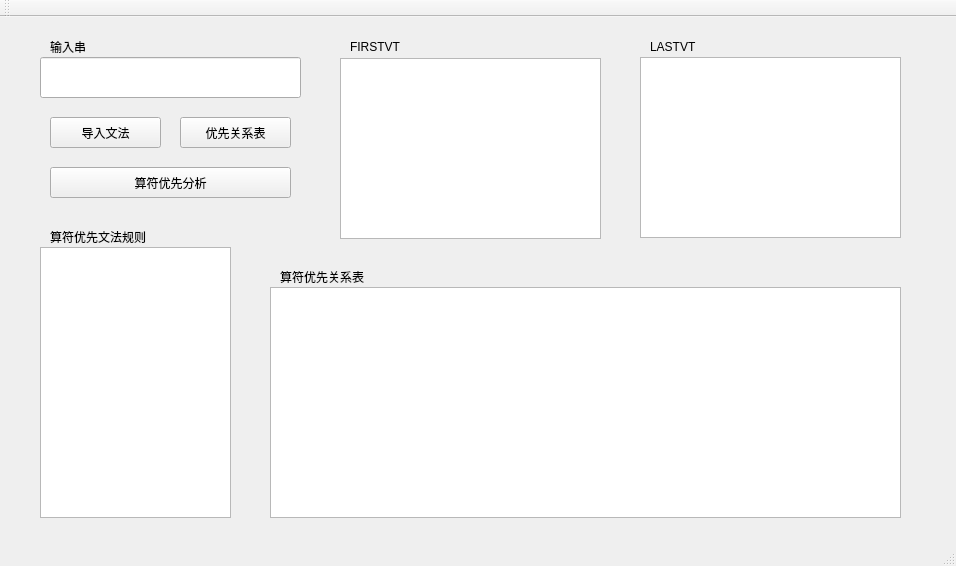
<?xml version="1.0" encoding="UTF-8"?>
<ui version="4.0">
 <class>MainWindow</class>
 <widget class="QMainWindow" name="MainWindow">
  <property name="geometry">
   <rect>
    <x>0</x>
    <y>0</y>
    <width>956</width>
    <height>566</height>
   </rect>
  </property>
  <property name="windowTitle">
   <string>MainWindow</string>
  </property>
  <widget class="QWidget" name="centralWidget">
   <widget class="QTextBrowser" name="GrammarOut">
    <property name="geometry">
     <rect>
      <x>40</x>
      <y>230</y>
      <width>191</width>
      <height>271</height>
     </rect>
    </property>
   </widget>
   <widget class="QTextBrowser" name="firstvt">
    <property name="geometry">
     <rect>
      <x>340</x>
      <y>41</y>
      <width>261</width>
      <height>181</height>
     </rect>
    </property>
   </widget>
   <widget class="QTextBrowser" name="lastvt">
    <property name="geometry">
     <rect>
      <x>640</x>
      <y>40</y>
      <width>261</width>
      <height>181</height>
     </rect>
    </property>
   </widget>
   <widget class="QLineEdit" name="input">
    <property name="geometry">
     <rect>
      <x>40</x>
      <y>40</y>
      <width>261</width>
      <height>41</height>
     </rect>
    </property>
   </widget>
   <widget class="QLabel" name="label">
    <property name="geometry">
     <rect>
      <x>50</x>
      <y>210</y>
      <width>131</width>
      <height>20</height>
     </rect>
    </property>
    <property name="text">
     <string>算符优先文法规则</string>
    </property>
   </widget>
   <widget class="QLabel" name="label_2">
    <property name="geometry">
     <rect>
      <x>50</x>
      <y>20</y>
      <width>131</width>
      <height>20</height>
     </rect>
    </property>
    <property name="text">
     <string>输入串</string>
    </property>
   </widget>
   <widget class="QLabel" name="label_4">
    <property name="geometry">
     <rect>
      <x>650</x>
      <y>20</y>
      <width>131</width>
      <height>20</height>
     </rect>
    </property>
    <property name="text">
     <string>LASTVT</string>
    </property>
   </widget>
   <widget class="QLabel" name="label_5">
    <property name="geometry">
     <rect>
      <x>350</x>
      <y>20</y>
      <width>131</width>
      <height>20</height>
     </rect>
    </property>
    <property name="text">
     <string>FIRSTVT</string>
    </property>
   </widget>
   <widget class="QLabel" name="label_6">
    <property name="geometry">
     <rect>
      <x>280</x>
      <y>250</y>
      <width>131</width>
      <height>20</height>
     </rect>
    </property>
    <property name="text">
     <string>算符优先关系表</string>
    </property>
   </widget>
   <widget class="QPushButton" name="pushButton">
    <property name="geometry">
     <rect>
      <x>180</x>
      <y>100</y>
      <width>111</width>
      <height>31</height>
     </rect>
    </property>
    <property name="text">
     <string>优先关系表</string>
    </property>
   </widget>
   <widget class="QPushButton" name="pushButton_2">
    <property name="geometry">
     <rect>
      <x>50</x>
      <y>100</y>
      <width>111</width>
      <height>31</height>
     </rect>
    </property>
    <property name="text">
     <string>导入文法</string>
    </property>
   </widget>
   <widget class="QPushButton" name="pushButton_3">
    <property name="geometry">
     <rect>
      <x>50</x>
      <y>150</y>
      <width>241</width>
      <height>31</height>
     </rect>
    </property>
    <property name="text">
     <string>算符优先分析</string>
    </property>
   </widget>
   <widget class="QTableWidget" name="priority">
    <property name="geometry">
     <rect>
      <x>270</x>
      <y>270</y>
      <width>631</width>
      <height>231</height>
     </rect>
    </property>
   </widget>
  </widget>
  <widget class="QMenuBar" name="menuBar">
   <property name="geometry">
    <rect>
     <x>0</x>
     <y>0</y>
     <width>956</width>
     <height>26</height>
    </rect>
   </property>
  </widget>
  <widget class="QToolBar" name="mainToolBar">
   <attribute name="toolBarArea">
    <enum>TopToolBarArea</enum>
   </attribute>
   <attribute name="toolBarBreak">
    <bool>false</bool>
   </attribute>
  </widget>
  <widget class="QStatusBar" name="statusBar"/>
 </widget>
 <layoutdefault spacing="6" margin="11"/>
 <resources/>
 <connections/>
</ui>
